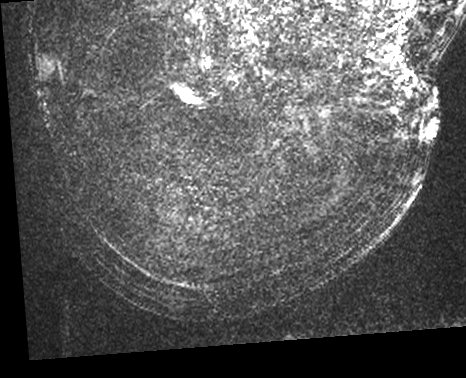
#> input picture 0426_data/test/MRI/01.png, 466 x 378 px, found by its file name; its folder holds only this picture in this run
$ python data_transform.py
#> lines starting #> are read from the running program, lines starting #| are printed output that depends on the picture
import os
import numpy as np
import cv2
from scipy.ndimage import map_coordinates, gaussian_filter
import matplotlib.pyplot as plt
from tqdm import tqdm
import random


def elastic_transform(image, alpha, sigma, random_state=None):
    """
    对图像进行弹性形变

    参数:
    - image: 输入图像
    - alpha: 形变强度
    - sigma: 高斯滤波的标准差，控制形变平滑度
    - random_state: 随机种子，用于重现结果

    返回:
    - 形变后的图像
    """
    if random_state is None:
        random_state = np.random.RandomState(None)

    shape = image.shape

    # 生成随机位移场
    dx = gaussian_filter((random_state.rand(*shape) * 2 - 1), sigma, mode="constant", cval=0) * alpha
    dy = gaussian_filter((random_state.rand(*shape) * 2 - 1), sigma, mode="constant", cval=0) * alpha

    # 生成网格
    x, y = np.meshgrid(np.arange(shape[1]), np.arange(shape[0]))

    # 将位移场应用到网格上
    indices = np.reshape(y + dy, (-1, 1)), np.reshape(x + dx, (-1, 1))

    # 对图像进行形变
    distorted_image = map_coordinates(image, indices, order=1).reshape(shape)

    return distorted_image


def affine_transform(image, max_rotation=10, max_translation=20, max_scale=0.2):
    """
    对图像进行仿射变换

    参数:
    - image: 输入图像
    - max_rotation: 最大旋转角度(度)
    - max_translation: 最大平移距离(像素)
    - max_scale: 最大缩放因子

    返回:
    - 变换后的图像
    """
    rows, cols = image.shape

    # 随机旋转角度
    angle = random.uniform(-max_rotation, max_rotation)

    # 随机平移
    tx = random.uniform(-max_translation, max_translation)
    ty = random.uniform(-max_translation, max_translation)

    # 随机缩放
    scale = random.uniform(1 - max_scale, 1 + max_scale)

    # 计算旋转矩阵
    center = (cols / 2, rows / 2)
    M = cv2.getRotationMatrix2D(center, angle, scale)

    # 添加平移
    M[0, 2] += tx
    M[1, 2] += ty

    # 应用仿射变换
    transformed_image = cv2.warpAffine(image, M, (cols, rows), borderMode=cv2.BORDER_REFLECT)

    return transformed_image


def generate_deformed_images(input_folder, output_folder, num_images_per_original=5,
                             elastic_alpha_range=(800, 1200), elastic_sigma_range=(8, 12),
                             affine_rotation_range=(5, 15), affine_translation_range=(10, 30),
                             affine_scale_range=(0.1, 0.3)):
    """
    生成形变的MRI图像并保存

    参数:
    - input_folder: 输入MRI图像的文件夹路径
    - output_folder: 输出形变图像的文件夹路径
    - num_images_per_original: 每张原始图像要生成的形变图像数量
    - elastic_alpha_range: 弹性形变强度范围
    - elastic_sigma_range: 弹性形变平滑度范围
    - affine_rotation_range: 仿射变换最大旋转角度范围(度)
    - affine_translation_range: 仿射变换最大平移距离范围(像素)
    - affine_scale_range: 仿射变换最大缩放因子范围
    """
#> called with input_folder = 'data/test/MRI', output_folder = 'data/test/MRI_deformed', num_images_per_original = 50, elastic_alpha_range = (10, 50), elastic_sigma_range = (12, 16), affine_rotation_range = (1, 2), affine_translation_range = (1, 2), affine_scale_range = (0.01, 0.02)
    # 创建输出文件夹
    os.makedirs(output_folder, exist_ok=True)

    # 获取所有MRI图像文件
    image_files = [f for f in os.listdir(input_folder) if f.endswith(('.png', '.jpg', '.jpeg'))]

    print(f"找到{len(image_files)}张MRI图像，将为每张生成{num_images_per_original}张形变图像")

    for img_file in tqdm(image_files, desc="处理MRI图像"):
        # 读取原始图像
        img_path = os.path.join(input_folder, img_file)
        img = cv2.imread(img_path, cv2.IMREAD_GRAYSCALE)
#> img is the input picture: shape (378, 466); min 0, max 255, mean 91.3

        if img is None:
            print(f"无法读取图像: {img_path}")
            continue

        base_name = os.path.splitext(img_file)[0]

        # 为每张原始图像生成多张形变图像
        for i in range(num_images_per_original):
            # 随机决定是否应用弹性形变
            use_elastic = random.random() > 0.2  # 80%的概率使用弹性形变

            # 随机决定是否应用仿射变换
            use_affine = random.random() > 0.2  # 80%的概率使用仿射变换

            deformed_img = img.copy()

            # 应用仿射变换
            if use_affine:
                max_rotation = random.uniform(affine_rotation_range[0], affine_rotation_range[1])
                max_translation = random.uniform(affine_translation_range[0], affine_translation_range[1])
                max_scale = random.uniform(affine_scale_range[0], affine_scale_range[1])

                deformed_img = affine_transform(
                    deformed_img,
                    max_rotation=max_rotation,
                    max_translation=max_translation,
                    max_scale=max_scale
                )

            # 应用弹性形变
            if use_elastic:
                alpha = random.uniform(elastic_alpha_range[0], elastic_alpha_range[1])
                sigma = random.uniform(elastic_sigma_range[0], elastic_sigma_range[1])

                deformed_img = elastic_transform(
                    deformed_img,
                    alpha=alpha,
                    sigma=sigma,
                    random_state=np.random.RandomState(None)
                )

            # 保存形变后的图像
            output_path = os.path.join(output_folder, f"{base_name}_deformed_{i + 1}.png")
            cv2.imwrite(output_path, deformed_img)
#> this loop made 50 passes
#> pass 1, in affine_transform, `transformed_image = cv2.warpAffine(image, M, (cols, rows), borderMode=..`:
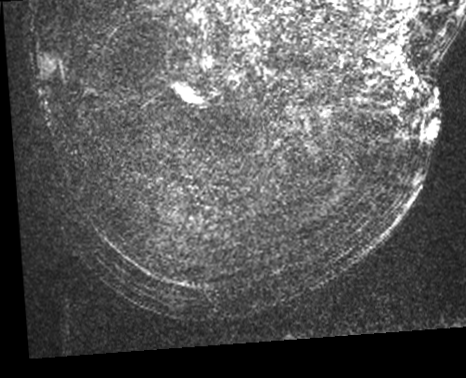
#> transformed_image: shape (378, 466); min 0, max 255, mean 91.1
#> pass 2, in affine_transform (call 2), `transformed_image = cv2.warpAffine(image, M, (cols, rows), borderMode=..`:
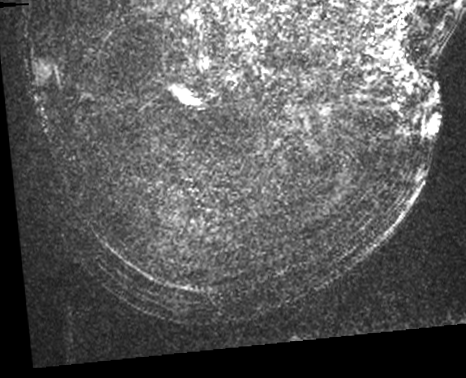
#> transformed_image: shape (378, 466); min 0, max 255, mean 92.1


def visualize_deformation(original_image_path, output_folder, num_examples=3):
    """
    可视化原始图像和形变后的图像进行对比

    参数:
    - original_image_path: 原始图像的路径
    - output_folder: 包含形变图像的文件夹
    - num_examples: 要显示的形变示例数量
    """
    # 读取原始图像
    original_img = cv2.imread(original_image_path, cv2.IMREAD_GRAYSCALE)
    if original_img is None:
        print(f"无法读取原始图像: {original_image_path}")
        return

    base_name = os.path.splitext(os.path.basename(original_image_path))[0]

    # 查找对应的形变图像
    deformed_files = [f for f in os.listdir(output_folder) if f.startswith(base_name) and "_deformed_" in f]

    if not deformed_files:
        print(f"未找到与{base_name}相关的形变图像")
        return

    # 限制示例数量
    num_examples = min(num_examples, len(deformed_files))
    selected_files = random.sample(deformed_files, num_examples)

    # 创建图形
    fig, axes = plt.subplots(1, num_examples + 1, figsize=(4 * (num_examples + 1), 4))

    # 显示原始图像
    axes[0].imshow(original_img, cmap='gray')
    axes[0].set_title("原始图像")
    axes[0].axis('off')

    # 显示形变图像
    for i, file in enumerate(selected_files):
        deformed_path = os.path.join(output_folder, file)
        deformed_img = cv2.imread(deformed_path, cv2.IMREAD_GRAYSCALE)

        axes[i + 1].imshow(deformed_img, cmap='gray')
        axes[i + 1].set_title(f"形变示例 {i + 1}")
        axes[i + 1].axis('off')

    plt.tight_layout()
    plt.savefig(os.path.join(output_folder, f"{base_name}_comparison.png"), dpi=150)
    plt.show()


if __name__ == "__main__":
    # 设置输入和输出文件夹
    input_folder = "data/test/MRI"
    output_folder = "data/test/MRI_deformed"

    # 生成形变图像
    generate_deformed_images(
        input_folder=input_folder,
        output_folder=output_folder,
        num_images_per_original=50,  # 每张原图生成5张形变图像
        elastic_alpha_range=(10, 50),  # 显著降低弹性形变强度
        elastic_sigma_range=(12, 16),  # 增加平滑程度
        affine_rotation_range=(1, 2),  # 减小旋转角度
        affine_translation_range=(1, 2),  # 减小平移距离
        affine_scale_range=(0.01, 0.02)  # 减小缩放范围
    )

    # 可视化一个示例图像的形变效果（可选）
    # 假设第一张图像为示例
    sample_images = [f for f in os.listdir(input_folder) if f.endswith(('.png', '.jpg', '.jpeg'))]
    if sample_images:
        visualize_deformation(
            original_image_path=os.path.join(input_folder, sample_images[0]),
            output_folder=output_folder,
            num_examples=3
        )
